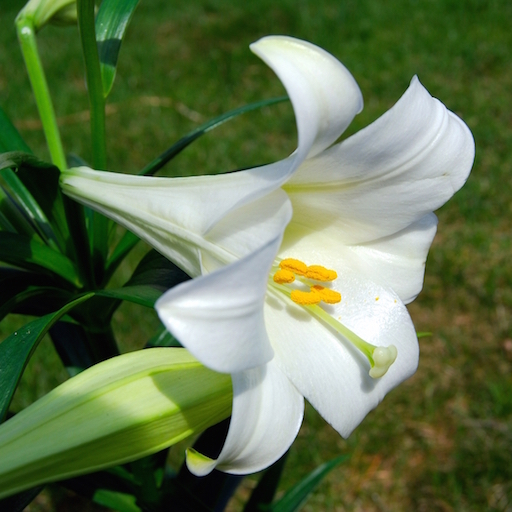
#> input picture Python-Machine-Learning-Cookbook-master_my/Chapter04/flower_image.jpg, 512 x 512 px
$ python vector_quantization.py --input-file flower_image.jpg --num-bits 4   (older library calls are emulated)
#> lines starting #> are read from the running program, lines starting #| are printed output that depends on the picture
# coding:utf-8
import argparse

import numpy as np
from scipy import misc
from sklearn import cluster
import matplotlib.pyplot as plt
# 用矢量量化压缩图片


def build_arg_parser():
    parser = argparse.ArgumentParser(description='Compress the input image \
            using clustering')
    parser.add_argument("--input-file", dest="input_file", required=True,
            help="Input image")
    parser.add_argument("--num-bits", dest="num_bits", required=False,
            type=int, help="Number of bits used to represent each pixel")
    return parser

def compress_image(img, num_clusters):
    # Convert input image into (num_samples, num_features)
    # array to run kmeans clustering algorithm
    X = img.reshape((-1, 1))

    # Run kmeans on input data
    kmeans = cluster.KMeans(n_clusters=num_clusters, n_init=4, random_state=5)
    kmeans.fit(X)
    centroids = kmeans.cluster_centers_.squeeze()
    labels = kmeans.labels_

    # Assign each value to the nearest centroid and
    # reshape it to the original image shape
    input_image_compressed = np.choose(labels, centroids).reshape(img.shape)

    return input_image_compressed

def plot_image(img, title):
    vmin = img.min()
    vmax = img.max()
    plt.figure()
    plt.title(title)
    plt.imshow(img, cmap=plt.cm.gray, vmin=vmin, vmax=vmax)

if __name__=='__main__':
    # python vector_quantization.py --input-file flower_image.jpg --num-bits 4
    args = build_arg_parser().parse_args()
    input_file = args.input_file
    num_bits = args.num_bits

    if not 1 <= num_bits <= 8:
        raise TypeError('Number of bits should be between 1 and 8')

    num_clusters = np.power(2, num_bits)

    # Print compression rate
    compression_rate = round(100 * (8.0 - args.num_bits) / 8.0, 2)
    print("\nThe size of the image will be reduced by a factor of", 8.0/args.num_bits)
    print("\nCompression rate = " + str(compression_rate) + "%")

    # Load input image
    input_image = misc.imread(input_file, True).astype(np.uint8)
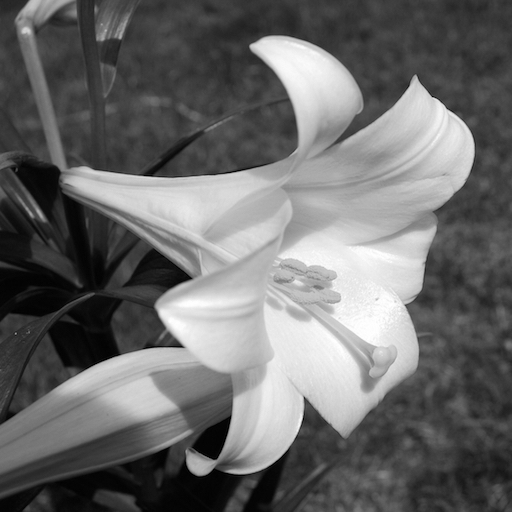
#> input_image: shape (512, 512); min 0, max 255, mean 106.2

    # original image
    plot_image(input_image, 'Original image')
#> in plot_image, `vmin = img.min()`: vmin = 0
#> in plot_image, `vmax = img.max()`: vmax = 255

    # compressed image
    input_image_compressed = compress_image(input_image, num_clusters)
    plot_image(input_image_compressed, 'Compressed image; compression rate = '
            + str(compression_rate) + '%')

    plt.show()
